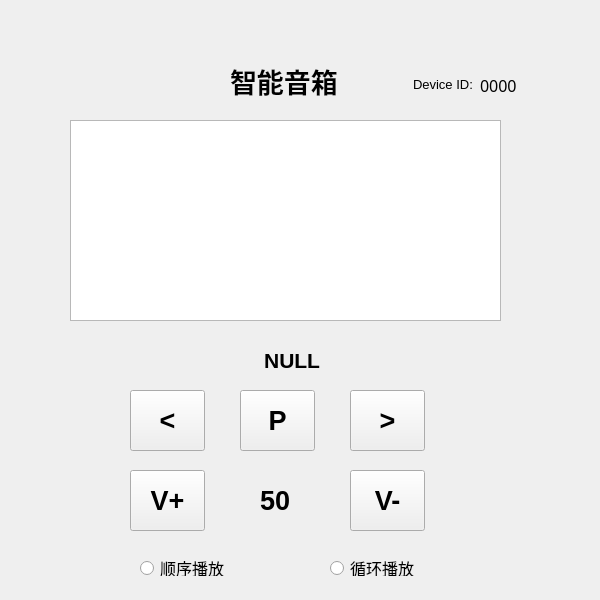
<?xml version="1.0" encoding="UTF-8"?>
<ui version="4.0">
 <class>Player</class>
 <widget class="QWidget" name="Player">
  <property name="geometry">
   <rect>
    <x>0</x>
    <y>0</y>
    <width>600</width>
    <height>600</height>
   </rect>
  </property>
  <property name="windowTitle">
   <string>Form</string>
  </property>
  <widget class="QLabel" name="label">
   <property name="geometry">
    <rect>
     <x>230</x>
     <y>50</y>
     <width>151</width>
     <height>61</height>
    </rect>
   </property>
   <property name="font">
    <font>
     <family>Arial</family>
     <pointsize>20</pointsize>
     <weight>75</weight>
     <bold>true</bold>
    </font>
   </property>
   <property name="text">
    <string>智能音箱</string>
   </property>
  </widget>
  <widget class="QTextEdit" name="MusicListText">
   <property name="geometry">
    <rect>
     <x>70</x>
     <y>120</y>
     <width>431</width>
     <height>201</height>
    </rect>
   </property>
  </widget>
  <widget class="QPushButton" name="nextPlayButton">
   <property name="geometry">
    <rect>
     <x>350</x>
     <y>390</y>
     <width>75</width>
     <height>61</height>
    </rect>
   </property>
   <property name="font">
    <font>
     <family>Arial</family>
     <pointsize>20</pointsize>
     <weight>75</weight>
     <bold>true</bold>
    </font>
   </property>
   <property name="text">
    <string>&gt;</string>
   </property>
  </widget>
  <widget class="QPushButton" name="prevPlayButton">
   <property name="geometry">
    <rect>
     <x>130</x>
     <y>390</y>
     <width>75</width>
     <height>61</height>
    </rect>
   </property>
   <property name="font">
    <font>
     <family>Arial</family>
     <pointsize>20</pointsize>
     <weight>75</weight>
     <bold>true</bold>
    </font>
   </property>
   <property name="text">
    <string>&lt;</string>
   </property>
  </widget>
  <widget class="QPushButton" name="pauseButton">
   <property name="geometry">
    <rect>
     <x>240</x>
     <y>390</y>
     <width>75</width>
     <height>61</height>
    </rect>
   </property>
   <property name="font">
    <font>
     <family>Arial</family>
     <pointsize>20</pointsize>
     <weight>75</weight>
     <bold>true</bold>
    </font>
   </property>
   <property name="text">
    <string>P</string>
   </property>
  </widget>
  <widget class="QPushButton" name="UpVolumeButton">
   <property name="geometry">
    <rect>
     <x>130</x>
     <y>470</y>
     <width>75</width>
     <height>61</height>
    </rect>
   </property>
   <property name="font">
    <font>
     <family>Arial</family>
     <pointsize>20</pointsize>
     <weight>75</weight>
     <bold>true</bold>
    </font>
   </property>
   <property name="text">
    <string>V+</string>
   </property>
  </widget>
  <widget class="QPushButton" name="downVolumButton">
   <property name="geometry">
    <rect>
     <x>350</x>
     <y>470</y>
     <width>75</width>
     <height>61</height>
    </rect>
   </property>
   <property name="font">
    <font>
     <family>Arial</family>
     <pointsize>20</pointsize>
     <weight>75</weight>
     <bold>true</bold>
    </font>
   </property>
   <property name="text">
    <string>V-</string>
   </property>
  </widget>
  <widget class="QLabel" name="volumeLabel">
   <property name="geometry">
    <rect>
     <x>260</x>
     <y>480</y>
     <width>51</width>
     <height>40</height>
    </rect>
   </property>
   <property name="font">
    <font>
     <family>Arial</family>
     <pointsize>20</pointsize>
     <weight>75</weight>
     <bold>true</bold>
    </font>
   </property>
   <property name="text">
    <string>50</string>
   </property>
  </widget>
  <widget class="QRadioButton" name="seqButton">
   <property name="geometry">
    <rect>
     <x>140</x>
     <y>560</y>
     <width>89</width>
     <height>16</height>
    </rect>
   </property>
   <property name="font">
    <font>
     <family>黑体</family>
     <pointsize>12</pointsize>
    </font>
   </property>
   <property name="text">
    <string>顺序播放</string>
   </property>
  </widget>
  <widget class="QRadioButton" name="cirButton">
   <property name="geometry">
    <rect>
     <x>330</x>
     <y>560</y>
     <width>89</width>
     <height>16</height>
    </rect>
   </property>
   <property name="font">
    <font>
     <family>黑体</family>
     <pointsize>12</pointsize>
    </font>
   </property>
   <property name="text">
    <string>循环播放</string>
   </property>
  </widget>
  <widget class="QLabel" name="devIdLabel">
   <property name="geometry">
    <rect>
     <x>480</x>
     <y>60</y>
     <width>101</width>
     <height>51</height>
    </rect>
   </property>
   <property name="font">
    <font>
     <family>黑体</family>
     <pointsize>12</pointsize>
    </font>
   </property>
   <property name="text">
    <string>0000</string>
   </property>
  </widget>
  <widget class="QLabel" name="curMusicLabel">
   <property name="geometry">
    <rect>
     <x>200</x>
     <y>340</y>
     <width>241</width>
     <height>41</height>
    </rect>
   </property>
   <property name="font">
    <font>
     <family>Arial</family>
     <pointsize>16</pointsize>
     <weight>75</weight>
     <bold>true</bold>
    </font>
   </property>
   <property name="text">
    <string>           NULL</string>
   </property>
  </widget>
  <widget class="QLabel" name="label_2">
   <property name="geometry">
    <rect>
     <x>413</x>
     <y>69</y>
     <width>61</width>
     <height>31</height>
    </rect>
   </property>
   <property name="font">
    <font>
     <family>Arial</family>
     <pointsize>10</pointsize>
    </font>
   </property>
   <property name="text">
    <string>Device ID:</string>
   </property>
  </widget>
 </widget>
 <resources/>
 <connections/>
</ui>
